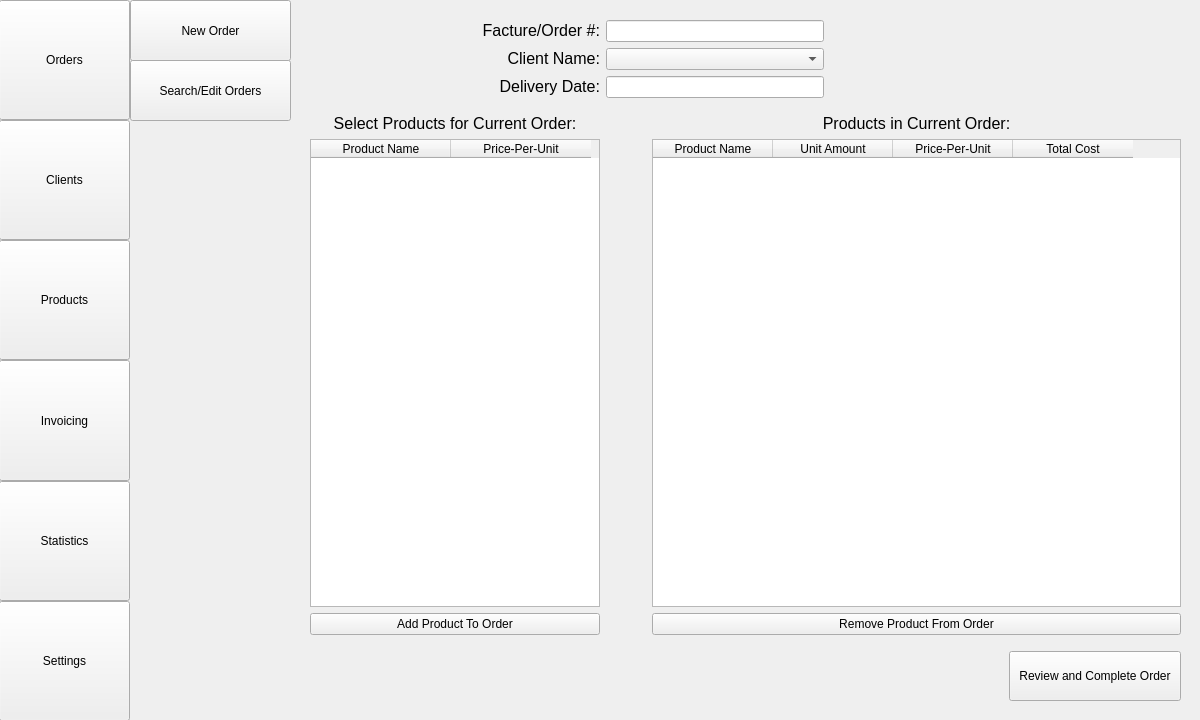
<?xml version="1.0" encoding="UTF-8"?>
<ui version="4.0">
 <class>MainWindow_mainView</class>
 <widget class="QMainWindow" name="MainWindow_mainView">
  <property name="geometry">
   <rect>
    <x>0</x>
    <y>0</y>
    <width>1200</width>
    <height>720</height>
   </rect>
  </property>
  <property name="sizePolicy">
   <sizepolicy hsizetype="Preferred" vsizetype="Expanding">
    <horstretch>0</horstretch>
    <verstretch>0</verstretch>
   </sizepolicy>
  </property>
  <property name="windowTitle">
   <string>MainWindow</string>
  </property>
  <widget class="QWidget" name="centralwidget">
   <widget class="QWidget" name="verticalLayoutWidget">
    <property name="geometry">
     <rect>
      <x>-1</x>
      <y>0</y>
      <width>131</width>
      <height>721</height>
     </rect>
    </property>
    <layout class="QVBoxLayout" name="ui_vLayout_viewMain">
     <property name="spacing">
      <number>0</number>
     </property>
     <property name="sizeConstraint">
      <enum>QLayout::SetMaximumSize</enum>
     </property>
     <item>
      <widget class="QPushButton" name="ux_pButton_orders">
       <property name="sizePolicy">
        <sizepolicy hsizetype="Minimum" vsizetype="Expanding">
         <horstretch>0</horstretch>
         <verstretch>0</verstretch>
        </sizepolicy>
       </property>
       <property name="baseSize">
        <size>
         <width>0</width>
         <height>0</height>
        </size>
       </property>
       <property name="text">
        <string>Orders</string>
       </property>
      </widget>
     </item>
     <item>
      <widget class="QPushButton" name="ux_pButton_clients">
       <property name="sizePolicy">
        <sizepolicy hsizetype="Minimum" vsizetype="Expanding">
         <horstretch>0</horstretch>
         <verstretch>0</verstretch>
        </sizepolicy>
       </property>
       <property name="text">
        <string>Clients</string>
       </property>
      </widget>
     </item>
     <item>
      <widget class="QPushButton" name="ux_pButton_products">
       <property name="sizePolicy">
        <sizepolicy hsizetype="Minimum" vsizetype="Expanding">
         <horstretch>0</horstretch>
         <verstretch>0</verstretch>
        </sizepolicy>
       </property>
       <property name="text">
        <string>Products</string>
       </property>
      </widget>
     </item>
     <item>
      <widget class="QPushButton" name="ux_pButton_invoicing">
       <property name="sizePolicy">
        <sizepolicy hsizetype="Minimum" vsizetype="Expanding">
         <horstretch>0</horstretch>
         <verstretch>0</verstretch>
        </sizepolicy>
       </property>
       <property name="text">
        <string>Invoicing</string>
       </property>
      </widget>
     </item>
     <item>
      <widget class="QPushButton" name="ux_pButton_statistics">
       <property name="sizePolicy">
        <sizepolicy hsizetype="Minimum" vsizetype="Expanding">
         <horstretch>0</horstretch>
         <verstretch>0</verstretch>
        </sizepolicy>
       </property>
       <property name="text">
        <string>Statistics</string>
       </property>
      </widget>
     </item>
     <item>
      <widget class="QPushButton" name="ux_pButton_settings">
       <property name="sizePolicy">
        <sizepolicy hsizetype="Minimum" vsizetype="Expanding">
         <horstretch>0</horstretch>
         <verstretch>0</verstretch>
        </sizepolicy>
       </property>
       <property name="text">
        <string>Settings</string>
       </property>
      </widget>
     </item>
    </layout>
   </widget>
   <widget class="QPushButton" name="ux_pButton_searchEditOrders">
    <property name="geometry">
     <rect>
      <x>130</x>
      <y>60</y>
      <width>161</width>
      <height>61</height>
     </rect>
    </property>
    <property name="sizePolicy">
     <sizepolicy hsizetype="Minimum" vsizetype="Expanding">
      <horstretch>0</horstretch>
      <verstretch>0</verstretch>
     </sizepolicy>
    </property>
    <property name="text">
     <string>Search/Edit Orders</string>
    </property>
   </widget>
   <widget class="QPushButton" name="ux_pButton_newOrder">
    <property name="geometry">
     <rect>
      <x>130</x>
      <y>0</y>
      <width>161</width>
      <height>61</height>
     </rect>
    </property>
    <property name="sizePolicy">
     <sizepolicy hsizetype="Minimum" vsizetype="Expanding">
      <horstretch>0</horstretch>
      <verstretch>0</verstretch>
     </sizepolicy>
    </property>
    <property name="text">
     <string>New Order</string>
    </property>
   </widget>
   <widget class="QWidget" name="gridLayoutWidget">
    <property name="geometry">
     <rect>
      <x>310</x>
      <y>20</y>
      <width>871</width>
      <height>681</height>
     </rect>
    </property>
    <layout class="QGridLayout" name="ui_layout_dynamicMainView">
     <item row="0" column="0">
      <layout class="QGridLayout" name="ui_layout_newOrder" rowstretch="0,0,0,0,0,0,0,0,0,0,0,0,0,0,0,0,0,0">
       <property name="sizeConstraint">
        <enum>QLayout::SetFixedSize</enum>
       </property>
       <property name="spacing">
        <number>6</number>
       </property>
       <item row="15" column="4">
        <widget class="QPushButton" name="ux_pButton_revAndComp">
         <property name="minimumSize">
          <size>
           <width>0</width>
           <height>50</height>
          </size>
         </property>
         <property name="text">
          <string>Review and Complete Order</string>
         </property>
        </widget>
       </item>
       <item row="13" column="0">
        <widget class="QPushButton" name="ux_pButton_addProdToOrd">
         <property name="sizePolicy">
          <sizepolicy hsizetype="Preferred" vsizetype="Fixed">
           <horstretch>0</horstretch>
           <verstretch>0</verstretch>
          </sizepolicy>
         </property>
         <property name="minimumSize">
          <size>
           <width>280</width>
           <height>0</height>
          </size>
         </property>
         <property name="text">
          <string>Add Product To Order</string>
         </property>
        </widget>
       </item>
       <item row="12" column="0">
        <widget class="QTableWidget" name="ux_tableWidget_curProducts">
         <property name="sizePolicy">
          <sizepolicy hsizetype="Fixed" vsizetype="MinimumExpanding">
           <horstretch>0</horstretch>
           <verstretch>0</verstretch>
          </sizepolicy>
         </property>
         <property name="minimumSize">
          <size>
           <width>290</width>
           <height>0</height>
          </size>
         </property>
         <property name="showGrid">
          <bool>true</bool>
         </property>
         <property name="rowCount">
          <number>0</number>
         </property>
         <property name="columnCount">
          <number>2</number>
         </property>
         <attribute name="horizontalHeaderCascadingSectionResizes">
          <bool>false</bool>
         </attribute>
         <attribute name="horizontalHeaderDefaultSectionSize">
          <number>140</number>
         </attribute>
         <attribute name="verticalHeaderVisible">
          <bool>false</bool>
         </attribute>
         <column>
          <property name="text">
           <string>Product Name</string>
          </property>
         </column>
         <column>
          <property name="text">
           <string>Price-Per-Unit</string>
          </property>
         </column>
        </widget>
       </item>
       <item row="4" column="0">
        <widget class="QLabel" name="ux_label_deliveryDate">
         <property name="sizePolicy">
          <sizepolicy hsizetype="Preferred" vsizetype="Fixed">
           <horstretch>0</horstretch>
           <verstretch>0</verstretch>
          </sizepolicy>
         </property>
         <property name="font">
          <font>
           <pointsize>12</pointsize>
          </font>
         </property>
         <property name="text">
          <string>Delivery Date:</string>
         </property>
         <property name="alignment">
          <set>Qt::AlignRight|Qt::AlignTrailing|Qt::AlignVCenter</set>
         </property>
        </widget>
       </item>
       <item row="1" column="0">
        <widget class="QLabel" name="ux_label_clientName">
         <property name="sizePolicy">
          <sizepolicy hsizetype="Preferred" vsizetype="Fixed">
           <horstretch>0</horstretch>
           <verstretch>0</verstretch>
          </sizepolicy>
         </property>
         <property name="font">
          <font>
           <pointsize>12</pointsize>
          </font>
         </property>
         <property name="text">
          <string>Client Name:</string>
         </property>
         <property name="alignment">
          <set>Qt::AlignRight|Qt::AlignTrailing|Qt::AlignVCenter</set>
         </property>
        </widget>
       </item>
       <item row="5" column="2">
        <spacer name="verticalSpacer">
         <property name="orientation">
          <enum>Qt::Vertical</enum>
         </property>
         <property name="sizeType">
          <enum>QSizePolicy::Fixed</enum>
         </property>
         <property name="sizeHint" stdset="0">
          <size>
           <width>20</width>
           <height>10</height>
          </size>
         </property>
        </spacer>
       </item>
       <item row="0" column="0">
        <widget class="QLabel" name="ux_label_orderNumber">
         <property name="sizePolicy">
          <sizepolicy hsizetype="Preferred" vsizetype="Fixed">
           <horstretch>0</horstretch>
           <verstretch>0</verstretch>
          </sizepolicy>
         </property>
         <property name="font">
          <font>
           <pointsize>12</pointsize>
          </font>
         </property>
         <property name="text">
          <string>Facture/Order #:</string>
         </property>
         <property name="alignment">
          <set>Qt::AlignRight|Qt::AlignTrailing|Qt::AlignVCenter</set>
         </property>
        </widget>
       </item>
       <item row="11" column="0">
        <widget class="QLabel" name="ux_label_selectProd">
         <property name="sizePolicy">
          <sizepolicy hsizetype="Preferred" vsizetype="Preferred">
           <horstretch>0</horstretch>
           <verstretch>0</verstretch>
          </sizepolicy>
         </property>
         <property name="font">
          <font>
           <pointsize>12</pointsize>
          </font>
         </property>
         <property name="text">
          <string>Select Products for Current Order:</string>
         </property>
         <property name="alignment">
          <set>Qt::AlignCenter</set>
         </property>
        </widget>
       </item>
       <item row="14" column="4">
        <spacer name="verticalSpacer_2">
         <property name="orientation">
          <enum>Qt::Vertical</enum>
         </property>
         <property name="sizeType">
          <enum>QSizePolicy::Fixed</enum>
         </property>
         <property name="sizeHint" stdset="0">
          <size>
           <width>20</width>
           <height>10</height>
          </size>
         </property>
        </spacer>
       </item>
       <item row="12" column="2" colspan="3">
        <widget class="QTableWidget" name="ux_tableWidget_orderProducts">
         <property name="sizePolicy">
          <sizepolicy hsizetype="MinimumExpanding" vsizetype="MinimumExpanding">
           <horstretch>0</horstretch>
           <verstretch>0</verstretch>
          </sizepolicy>
         </property>
         <property name="showGrid">
          <bool>true</bool>
         </property>
         <property name="rowCount">
          <number>0</number>
         </property>
         <property name="columnCount">
          <number>4</number>
         </property>
         <attribute name="horizontalHeaderDefaultSectionSize">
          <number>120</number>
         </attribute>
         <column>
          <property name="text">
           <string>Product Name</string>
          </property>
         </column>
         <column>
          <property name="text">
           <string>Unit Amount</string>
          </property>
         </column>
         <column>
          <property name="text">
           <string>Price-Per-Unit</string>
          </property>
         </column>
         <column>
          <property name="text">
           <string>Total Cost</string>
          </property>
         </column>
        </widget>
       </item>
       <item row="11" column="2" colspan="3">
        <widget class="QLabel" name="ux_label_prodInCurOrder">
         <property name="font">
          <font>
           <pointsize>12</pointsize>
          </font>
         </property>
         <property name="text">
          <string>Products in Current Order:</string>
         </property>
         <property name="alignment">
          <set>Qt::AlignCenter</set>
         </property>
        </widget>
       </item>
       <item row="12" column="1">
        <spacer name="horizontalSpacer">
         <property name="orientation">
          <enum>Qt::Horizontal</enum>
         </property>
         <property name="sizeType">
          <enum>QSizePolicy::Fixed</enum>
         </property>
         <property name="sizeHint" stdset="0">
          <size>
           <width>40</width>
           <height>20</height>
          </size>
         </property>
        </spacer>
       </item>
       <item row="4" column="1" colspan="2">
        <widget class="QLineEdit" name="ux_lineEdit_deliveryDate">
         <property name="sizePolicy">
          <sizepolicy hsizetype="Preferred" vsizetype="Fixed">
           <horstretch>0</horstretch>
           <verstretch>0</verstretch>
          </sizepolicy>
         </property>
         <property name="minimumSize">
          <size>
           <width>200</width>
           <height>0</height>
          </size>
         </property>
        </widget>
       </item>
       <item row="1" column="1" colspan="2">
        <widget class="QComboBox" name="ux_comboBox_clientName">
         <property name="sizePolicy">
          <sizepolicy hsizetype="Preferred" vsizetype="Fixed">
           <horstretch>0</horstretch>
           <verstretch>0</verstretch>
          </sizepolicy>
         </property>
         <property name="minimumSize">
          <size>
           <width>200</width>
           <height>0</height>
          </size>
         </property>
        </widget>
       </item>
       <item row="0" column="1" colspan="2">
        <widget class="QLineEdit" name="ux_lineEdit_orderNumber">
         <property name="sizePolicy">
          <sizepolicy hsizetype="Preferred" vsizetype="Fixed">
           <horstretch>0</horstretch>
           <verstretch>0</verstretch>
          </sizepolicy>
         </property>
         <property name="minimumSize">
          <size>
           <width>200</width>
           <height>0</height>
          </size>
         </property>
        </widget>
       </item>
       <item row="13" column="2" colspan="3">
        <widget class="QPushButton" name="ux_pButton_compOrder">
         <property name="text">
          <string>Remove Product From Order</string>
         </property>
        </widget>
       </item>
      </layout>
     </item>
    </layout>
   </widget>
  </widget>
 </widget>
 <resources/>
 <connections/>
</ui>
